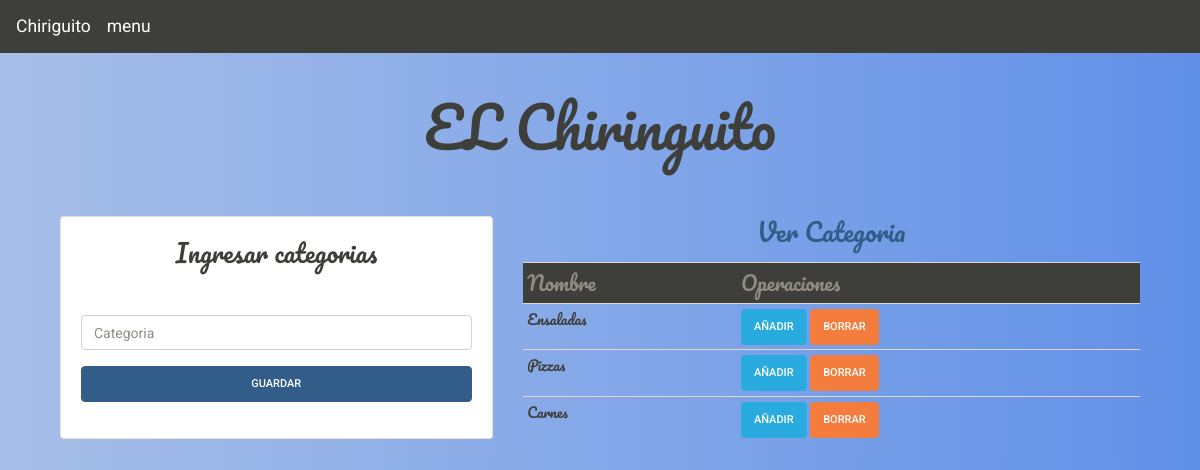
The page / on the database its author committed.
### tables this page shows
CREATE TABLE "opciones" (
	"id"	INTEGER,
	"opcion"	VARCHAR(100) NOT NULL UNIQUE,
	PRIMARY KEY("id" AUTOINCREMENT)
);

### inicio.py (the view)
@app.route('/')
def index():
    conexion = sqlite3.connect('database/chiringuito.db')
    cursor =conexion.cursor()
    cursor.execute('SELECT * FROM opciones')
    datos = cursor.fetchall()
    conexion.close()
    return render_template('index.html', opciones = datos)

### templates/index.html (shortened to what this page needs)
{% extends 'plantilla.html' %}
{% block body %}
<main>
    <div class='container'>
        <h1 class='display-4 text-center mt-4 fuente'>EL Chiringuito</h1>
        <div class='row'>
            <div class="col-md-5 mt-5">
                <div class='card card-body'>
                    <h4 class='fuente text-center mb-5'style='font-size: 25px;'>Ingresar categorias</h4>
                        <form action="/add_opcion" method="POST">
                            <div class="form-group">
                                <input type="text" name='opcion' placeholder='Categoria' class='form-control'>
                            </div>
                            <div class="form-group">
                                <button type='submit'class='btn btn-primary btn-block'>Guardar</button>
                            </div>
                        </form>
                </div>
            </div>
            <div class='col-md-7 mt-5'>
                <h4 class='text-center text-primary pb-2 fuente'style='font-size: 25px;'>Ver Categoria</h4>
                <table class='table  table-sm'>
                    <thead>
                        <tr class ='bg-primary text-secondary fuente' style='font-size: 20px;'>
                            <td >Nombre</td>
                            <td>Operaciones</td>
                        </tr>
                    </thead>
                    <tbody>
                        {% for opcion in opciones %}
                        <tr>
                            <td class='fuente'> {{opcion.1}} </td>
                            <td>
                                <a href="/get_platos/{{ opcion.0 }}" class="btn btn-info">añadir</a>
                                <a href="/borrar_opcion/{{ opcion.0 }}" class="btn btn-warning boton_borrar" >Borrar</a>
                            </td>
                        </tr>
                        {% endfor %}
                    </tbody>
                </table>
            </div>
        </div>
    </div>
</main>
{% endblock %}

### static/css/main.css (style rules this page uses)
.fuente { font-family: 'Pacifico', cursive; }
body { background: #6190E8; background: -webkit-linear-gradient(to right, #A7BFE8, #6190E8); background: linear-gradient(to right, #A7BFE8, #6190E8); }

### rows shown on the page
opciones: opcion "Ensaladas"
opciones: opcion "Pizzas"
opciones: opcion "Carnes"
